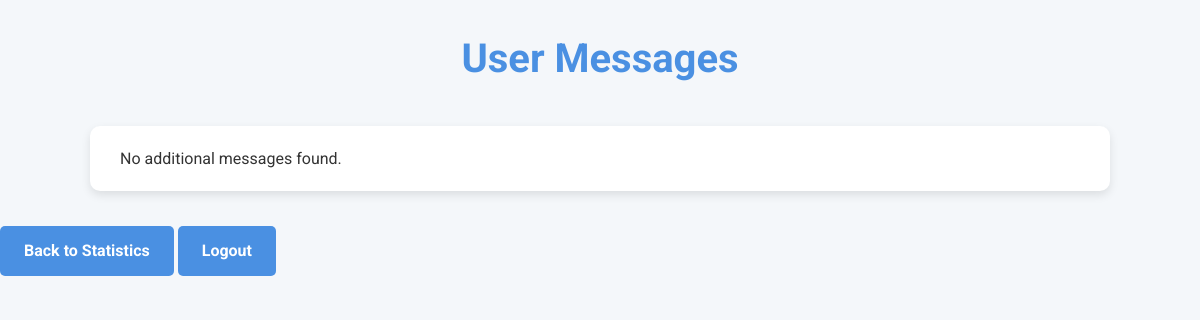
The page /admin/messages (signed in) on the database as committed earlier.
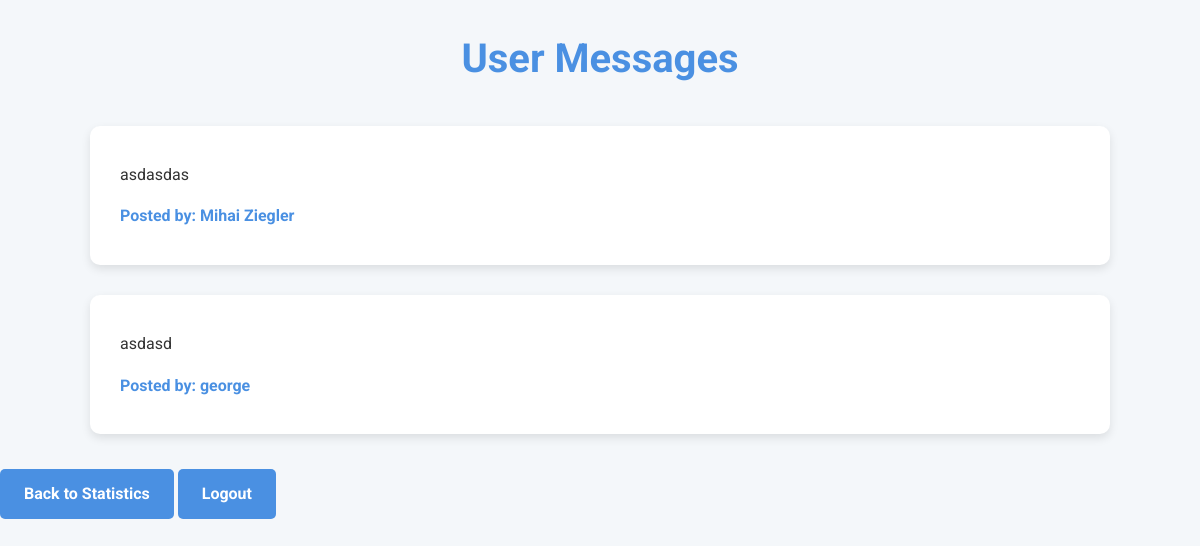
The same page on the database as committed later.
### app.py (models this page shows, shortened)
class AdditionalText(db.Model):
    id = db.Column(db.Integer, primary_key=True)
    message = db.Column(db.String(500), nullable=False)  # Adjust size as needed
    user_id = db.Column(db.Integer, db.ForeignKey('user.id'), nullable=False)
    user = db.relationship('User', backref='messages')

class User(db.Model, UserMixin):
    id = db.Column(db.Integer, primary_key=True)
    username = db.Column(db.String(150), nullable=False, unique=True)
    password = db.Column(db.String(150), nullable=False)
    email = db.Column(db.String(150), unique=True, nullable=True)
    is_confirmed = db.Column(db.String(150), nullable=True)
    confirmed_on = db.Column(db.DateTime, nullable=True)
    user_type = db.Column(db.String(150), nullable=False)

### app.py (the view)
@app.route('/admin/messages', methods=['GET'])
@login_required
def admin_messages():
    if current_user.user_type != 'Admin':
        return redirect(url_for('statistics'))
    all_additional_texts = AdditionalText.query.all()
    return render_template('admin_messages.html', additional_texts=all_additional_texts)

### app.py (called while the page is built)
@login_manager.user_loader
def load_user(user_id):
    return db.session.get(User, int(user_id))

### templates/admin_messages.html (shortened to what this page needs)
<!DOCTYPE html>
<html lang="en">
<head>
</head>
<body>
    <h1>User Messages</h1>
    <ul>
        {% for message in additional_texts %}
            <li>
                <p>{{ message.message }}</p>
                <p class="message-user">Posted by: {{ message.user.username }}</p>
            </li>
        {% else %}
            <li>No additional messages found.</li>
        {% endfor %}
    </ul>
    <a href="{{ url_for('statistics') }}">Back to Statistics</a>
    <a href="{{ url_for('logout') }}">Logout</a>
</body>
</html>

Rows that differ between the two databases and show on the page:
added AdditionalText: message "asdasdas", user.username "Mihai Ziegler"
added AdditionalText: message "asdasd", user.username "george"
Other text that changed with them:
text no longer shown: "No additional messages found."
